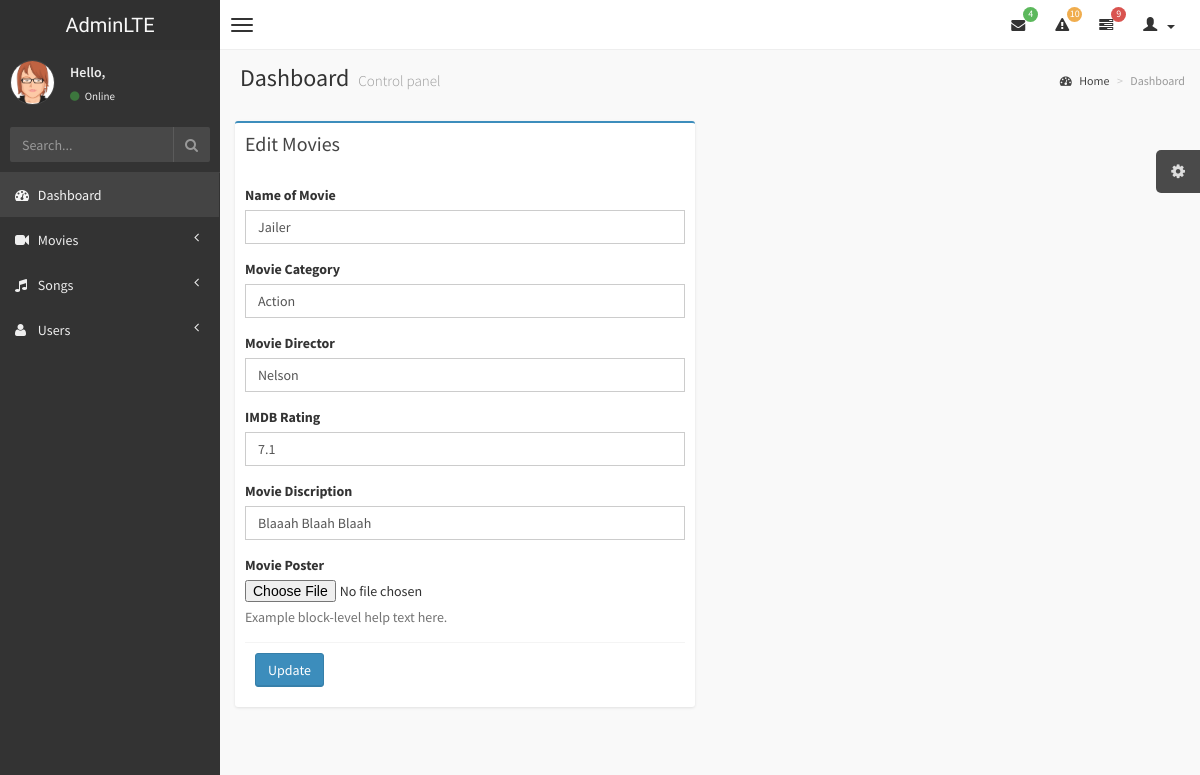
Screenshot of /editmovies/1/ with the database file from the repository.
### admin_app/models.py (models this page shows)
class Movies(models.Model):
    moviename=models.CharField(max_length=30)
    moviedisciption=models.CharField(max_length=150)
    moviecategory=models.CharField(max_length=20)
    movieposter=models.ImageField(upload_to='movies', default="null.jpeg")
    movievideo=models.FileField(upload_to='movies' , default="null.mp4")
    imdbrating=models.FloatField(default=0)
    moviedirector=models.CharField(max_length=30 , default="null")

### admin_app/views.py (the view)
# urls.py: path('editmovies/<int:movieid>/', views.editmovies, name="editmovies"),
def editmovies(request, movieid):
    moviedetail=Movies.objects.filter(id=movieid)
    return render(request, 'updatemovie.html', {'moviedetail' : moviedetail , 'movieid' : movieid})

### admin_app/templates/updatemovie.html (shortened to what this page needs)
{% extends 'admin.html' %}
{% block content %}
<section class="content">
    <div class="row">
        <div class="col-md-6">
            <div class="box box-primary">
                <div class="box-header">
                    <h3 class="box-title">Edit Movies</h3>
                </div>
                {% for i in moviedetail %}
                <form role="form" method="post" action="{% url 'updatemovie' i.id %}" enctype="multipart/form-data">
                    <div class="box-body">
                        <div class="form-group">
                            <label for="moviename">Name of Movie</label>
                            <input type="text" class="form-control" id="moviename" name="moviename" placeholder="Enter name" value="{{ i.moviename }}">
                        </div>
                        <div class="form-group">
                            <label for="moviecategory">Movie Category</label>
                            <input type="text" class="form-control" id="moviecategory" name="moviecategory" placeholder="" value="{{ i.moviecategory }}">
                        </div>
                        <div class="form-group">
                            <label for="moviedirector">Movie Director</label>
                            <input type="text" class="form-control" id="moviedirector" name="moviedirector" placeholder="" value="{{ i.moviedirector }}">
                        </div>
                        <div class="form-group">
                            <label for="imdbrating">IMDB Rating</label>
                            <input type="text" class="form-control" id="imdbrating" name="imdbrating" placeholder="" value="{{ i.imdbrating }}">
                        </div>
                        <div class="form-group">
                            <label for="moviedisciption">Movie Discription</label>
                            <input type="text" class="form-control" id="moviedisciption" name="moviedisciption" placeholder="discription" value="{{ i.moviedisciption }}">
                        </div>
                        <div class="form-group">
                            <label for="movieposter">Movie Poster</label>
                            <input type="file" id="movieposter" name="movieposter">
                            <p class="help-block">Example block-level help text here.</p>
                        </div>
                    <div class="box-footer">
                        <button type="submit" class="btn btn-primary">Update</button>
                    </div>
                </form>
                {% endfor %}
            </div>
        </div>
    </div>
</section>
{% endblock %}

### admin_app/static/adminstat/css/AdminLTE.css (style rules this page uses)
html, body { overflow-x: hidden!important; font-family: 'Source Sans Pro', sans-serif; -webkit-font-smoothing: antialiased; min-height: 100%; background: #f9f9f9; }
.content { padding: 20px 15px; background: #f9f9f9; }
h1, h2, h3, h4, h5, h6, .h1, .h2, .h3, .h4, .h5, .h6 { font-family: 'Source Sans Pro', sans-serif; }
.form-control { -webkit-border-radius: 0px !important; -moz-border-radius: 0px !important; border-radius: 0px !important; box-shadow: none; }
.box { position: relative; background: #ffffff; border-top: 2px solid #c1c1c1; margin-bottom: 20px; -webkit-border-radius: 3px; -moz-border-radius: 3px; border-radius: 3px; width: 100%; box-shadow: 0px 1px 3px rgba(0, 0, 0, 0.1); }
.box.box-primary { border-top-color: #3c8dbc; }
.box .box-header { position: relative; -webkit-border-top-left-radius: 3px; -webkit-border-top-right-radius: 3px; -webkit-border-bottom-right-radius: 0; -webkit-border-bottom-left-radius: 0; -moz-border-radius-topleft: 3px; -moz-border-radius-topright: 3px; -moz-border-radius-bottomright: 0; -moz-border-radius-bottomleft: 0; border-top-left-radius: 3px; border-top-right-radius: 3px; border-bottom-right-radius: 0; border-bottom-left-radius: 0; border-bottom: 0px solid #f4f4f4; color: #444; padding-bottom: 10px; }
.box .box-header:before, .box .box-header:after { display: table; content: " "; }
.box .box-header:after { clear: both; }
.box .box-header > .fa, .box .box-header > .glyphicon, .box .box-header > .ion, .box .box-header .box-title { display: inline-block; padding: 10px 0px 10px 10px; margin: 0; font-size: 20px; font-weight: 400; float: left; cursor: default; }
.box .box-body { padding: 10px; -webkit-border-top-left-radius: 0; -webkit-border-top-right-radius: 0; -webkit-border-bottom-right-radius: 3px; -webkit-border-bottom-left-radius: 3px; -moz-border-radius-topleft: 0; -moz-border-radius-topright: 0; -moz-border-radius-bottomright: 3px; -moz-border-radius-bottomleft: 3px; border-top-left-radius: 0; border-top-right-radius: 0; border-bottom-right-radius: 3px; border-bottom-left-radius: 3px; }
.box .box-footer { border-top: 1px solid #f4f4f4; -webkit-border-top-left-radius: 0; -webkit-border-top-right-radius: 0; -webkit-border-bottom-right-radius: 3px; -webkit-border-bottom-left-radius: 3px; -moz-border-radius-topleft: 0; -moz-border-radius-topright: 0; -moz-border-radius-bottomright: 3px; -moz-border-radius-bottomleft: 3px; border-top-left-radius: 0; border-top-right-radius: 0; border-bottom-right-radius: 3px; border-bottom-left-radius: 3px; padding: 10px; background-color: #ffffff; }
.btn { font-weight: 500; -webkit-border-radius: 3px; -moz-border-radius: 3px; border-radius: 3px; border: 1px solid transparent; -webkit-box-shadow: inset 0px -2px 0px 0px rgba(0, 0, 0, 0.09); -moz-box-shadow: inset 0px -2px 0px 0px rgba(0, 0, 0, 0.09); box-shadow: inset 0px -1px 0px 0px rgba(0, 0, 0, 0.09); }
.btn.btn-primary { background-color: #3c8dbc; border-color: #367fa9; }

### rows the page displays
Movies: moviename "Jailer", moviecategory "Action", moviedirector "Nelson", imdbrating "7.1", moviedisciption "Blaaah Blaah Blaah"
